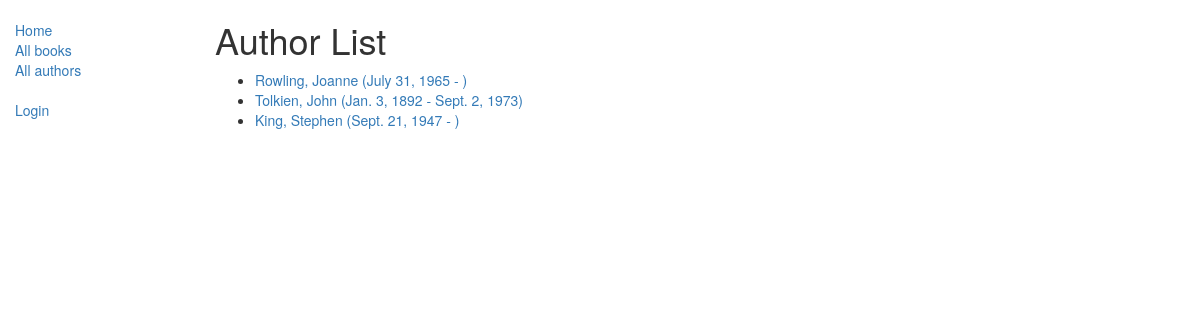
The app's page /catalog/authors/, older data.
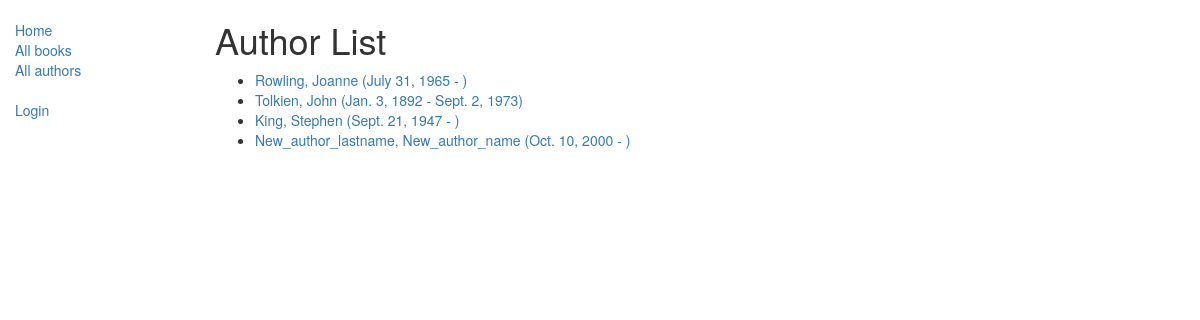
The same page, newer data.
### catalog/models.py (models this page shows)
class Author(models.Model):
    first_name = models.CharField(max_length=100)
    last_name = models.CharField(max_length=100)
    date_of_birth = models.DateField(help_text="YYYY-MM-DD", null=True, blank=True)
    date_of_death = models.DateField('died', help_text="YYYY-MM-DD", null=True, blank=True)
    def get_absolute_url(self):
        return reverse('author-detail', args=[str(self.id)])
    def __str__(self):
        return f"{self.last_name}, {self.first_name}"

### catalog/views.py (the view)
# urls.py: path('authors/', views.AuthorListView.as_view(), name='authors'),
class AuthorListView(generic.ListView):
    model = Author

### catalog/templates/catalog/author_list.html
{% extends "layout.html" %}
{% block content %}
    <h1>Author List</h1>
    {% if author_list %}
    <ul>
      {% for author in author_list %}
      <li>
        <a href="{{ author.get_absolute_url }}">
        {{ author }} ({{ author.date_of_birth }} - {% if author.date_of_death %}{{ author.date_of_death }}{% endif %})</a>
      </li>
      {% endfor %}
    </ul>
    {% else %}
      <p>There are no authors in the library.</p>
    {% endif %}
{% endblock %}

Row changes from the older to the newer data that the page shows:
added Author: last_name+first_name "New_author_lastname, New_author_name", date_of_birth "Oct. 10, 2000"
